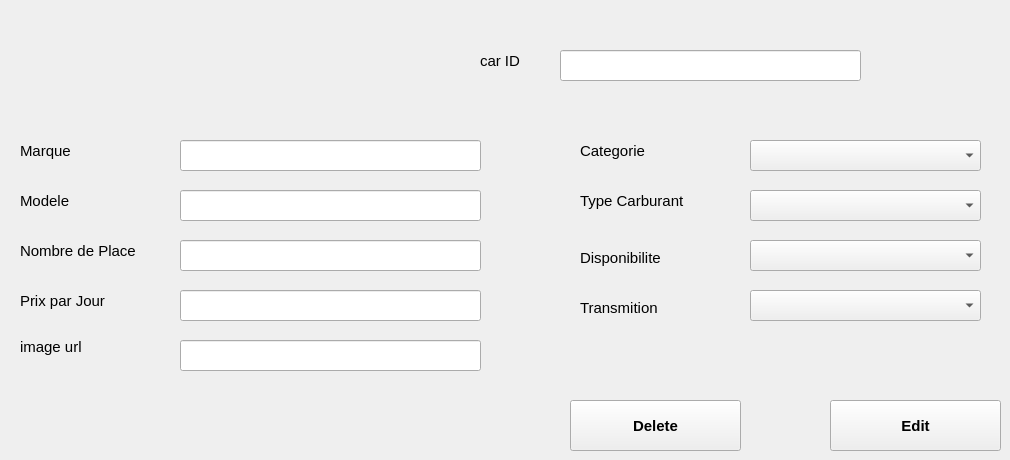
      <widget class="QWidget" name="tab_6">
       <attribute name="title">
        <string>Edit or Delete car</string>
       </attribute>
       <widget class="QLabel" name="label_12">
        <property name="geometry">
         <rect>
          <x>580</x>
          <y>140</y>
          <width>121</width>
          <height>21</height>
         </rect>
        </property>
        <property name="font">
         <font>
          <family>MS Shell Dlg 2</family>
          <pointsize>11</pointsize>
         </font>
        </property>
        <property name="text">
         <string>Categorie</string>
        </property>
       </widget>
       <widget class="QComboBox" name="editcarburantc">
        <property name="geometry">
         <rect>
          <x>750</x>
          <y>190</y>
          <width>231</width>
          <height>31</height>
         </rect>
        </property>
       </widget>
       <widget class="QLineEdit" name="editenbP">
        <property name="geometry">
         <rect>
          <x>180</x>
          <y>240</y>
          <width>301</width>
          <height>31</height>
         </rect>
        </property>
       </widget>
       <widget class="QLabel" name="label_14">
        <property name="geometry">
         <rect>
          <x>580</x>
          <y>300</y>
          <width>131</width>
          <height>16</height>
         </rect>
        </property>
        <property name="font">
         <font>
          <family>MS Shell Dlg 2</family>
          <pointsize>11</pointsize>
         </font>
        </property>
        <property name="text">
         <string>Transmition</string>
        </property>
       </widget>
       <widget class="QLabel" name="label_15">
        <property name="geometry">
         <rect>
          <x>20</x>
          <y>190</y>
          <width>101</width>
          <height>21</height>
         </rect>
        </property>
        <property name="font">
         <font>
          <family>MS Shell Dlg 2</family>
          <pointsize>11</pointsize>
         </font>
        </property>
        <property name="text">
         <string>Modele</string>
        </property>
       </widget>
       <widget class="QComboBox" name="edittransmitionC">
        <property name="geometry">
         <rect>
          <x>750</x>
          <y>290</y>
          <width>231</width>
          <height>31</height>
         </rect>
        </property>
       </widget>
       <widget class="QLabel" name="label_16">
        <property name="geometry">
         <rect>
          <x>20</x>
          <y>290</y>
          <width>121</width>
          <height>21</height>
         </rect>
        </property>
        <property name="font">
         <font>
          <family>MS Shell Dlg 2</family>
          <pointsize>11</pointsize>
         </font>
        </property>
        <property name="text">
         <string>Prix par Jour</string>
        </property>
       </widget>
       <widget class="QComboBox" name="editdispoC">
        <property name="geometry">
         <rect>
          <x>750</x>
          <y>240</y>
          <width>231</width>
          <height>31</height>
         </rect>
        </property>
       </widget>
       <widget class="QLabel" name="label_17">
        <property name="geometry">
         <rect>
          <x>20</x>
          <y>240</y>
          <width>151</width>
          <height>21</height>
         </rect>
        </property>
        <property name="font">
         <font>
          <family>MS Shell Dlg 2</family>
          <pointsize>11</pointsize>
         </font>
        </property>
        <property name="text">
         <string>Nombre de Place</string>
        </property>
       </widget>
       <widget class="QLabel" name="label_18">
        <property name="geometry">
         <rect>
          <x>20</x>
          <y>140</y>
          <width>101</width>
          <height>21</height>
         </rect>
        </property>
        <property name="font">
         <font>
          <family>MS Shell Dlg 2</family>
          <pointsize>11</pointsize>
         </font>
        </property>
        <property name="text">
         <string>Marque</string>
        </property>
       </widget>
       <widget class="QLineEdit" name="editmarque">
        <property name="geometry">
         <rect>
          <x>180</x>
          <y>140</y>
          <width>301</width>
          <height>31</height>
         </rect>
        </property>
       </widget>
       <widget class="QLineEdit" name="editmodele">
        <property name="geometry">
         <rect>
          <x>180</x>
          <y>190</y>
          <width>301</width>
          <height>31</height>
         </rect>
        </property>
       </widget>
       <widget class="QLabel" name="label_19">
        <property name="geometry">
         <rect>
          <x>580</x>
          <y>250</y>
          <width>121</width>
          <height>16</height>
         </rect>
        </property>
        <property name="font">
         <font>
          <family>MS Shell Dlg 2</family>
          <pointsize>11</pointsize>
         </font>
        </property>
        <property name="text">
         <string>Disponibilite</string>
        </property>
       </widget>
       <widget class="QComboBox" name="editcategorieC">
        <property name="geometry">
         <rect>
          <x>750</x>
          <y>140</y>
          <width>231</width>
          <height>31</height>
         </rect>
        </property>
       </widget>
       <widget class="QLabel" name="label_20">
        <property name="geometry">
         <rect>
          <x>580</x>
          <y>190</y>
          <width>151</width>
          <height>21</height>
         </rect>
        </property>
        <property name="font">
         <font>
          <family>MS Shell Dlg 2</family>
          <pointsize>11</pointsize>
         </font>
        </property>
        <property name="text">
         <string>Type Carburant</string>
        </property>
       </widget>
       <widget class="QLineEdit" name="editprix">
        <property name="geometry">
         <rect>
          <x>180</x>
          <y>290</y>
          <width>301</width>
          <height>31</height>
         </rect>
        </property>
       </widget>
       <widget class="QPushButton" name="editcBtn">
        <property name="geometry">
         <rect>
          <x>830</x>
          <y>400</y>
          <width>171</width>
          <height>51</height>
         </rect>
        </property>
        <property name="font">
         <font>
          <family>MS Shell Dlg 2</family>
          <pointsize>11</pointsize>
          <weight>75</weight>
          <bold>true</bold>
         </font>
        </property>
        <property name="text">
         <string>Edit</string>
        </property>
       </widget>
       <widget class="QLineEdit" name="editid">
        <property name="geometry">
         <rect>
          <x>560</x>
          <y>50</y>
          <width>301</width>
          <height>31</height>
         </rect>
        </property>
       </widget>
       <widget class="QLabel" name="label_21">
        <property name="geometry">
         <rect>
          <x>480</x>
          <y>50</y>
          <width>61</width>
          <height>21</height>
         </rect>
        </property>
        <property name="font">
         <font>
          <family>MS Shell Dlg 2</family>
          <pointsize>11</pointsize>
         </font>
        </property>
        <property name="text">
         <string>car ID</string>
        </property>
       </widget>
       <widget class="QPushButton" name="delcBtn">
        <property name="geometry">
         <rect>
          <x>570</x>
          <y>400</y>
          <width>171</width>
          <height>51</height>
         </rect>
        </property>
        <property name="font">
         <font>
          <family>MS Shell Dlg 2</family>
          <pointsize>11</pointsize>
          <weight>75</weight>
          <bold>true</bold>
         </font>
        </property>
        <property name="text">
         <string>Delete</string>
        </property>
       </widget>
       <widget class="QLabel" name="label_32">
        <property name="geometry">
         <rect>
          <x>20</x>
          <y>339</y>
          <width>111</width>
          <height>16</height>
         </rect>
        </property>
        <property name="font">
         <font>
          <family>MS Shell Dlg 2</family>
          <pointsize>11</pointsize>
         </font>
        </property>
        <property name="text">
         <string>image url</string>
        </property>
       </widget>
       <widget class="QLineEdit" name="editimage">
        <property name="geometry">
         <rect>
          <x>180</x>
          <y>340</y>
          <width>301</width>
          <height>31</height>
         </rect>
        </property>
       </widget>
      </widget>
